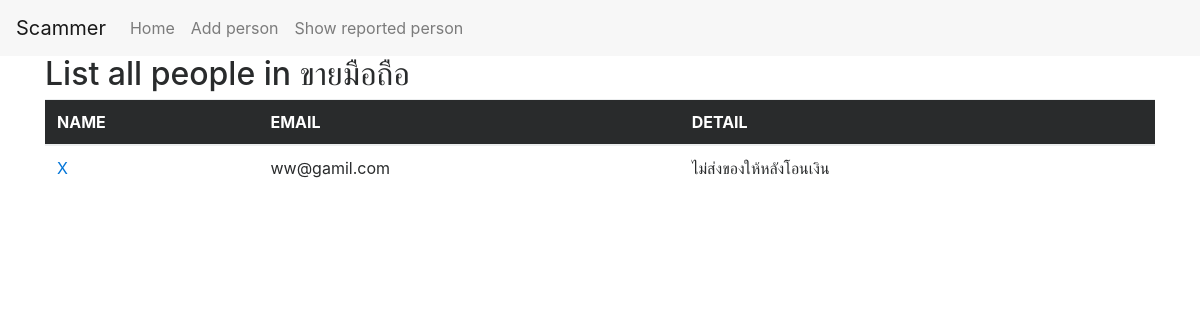
Page /list/2 on the earlier database version.
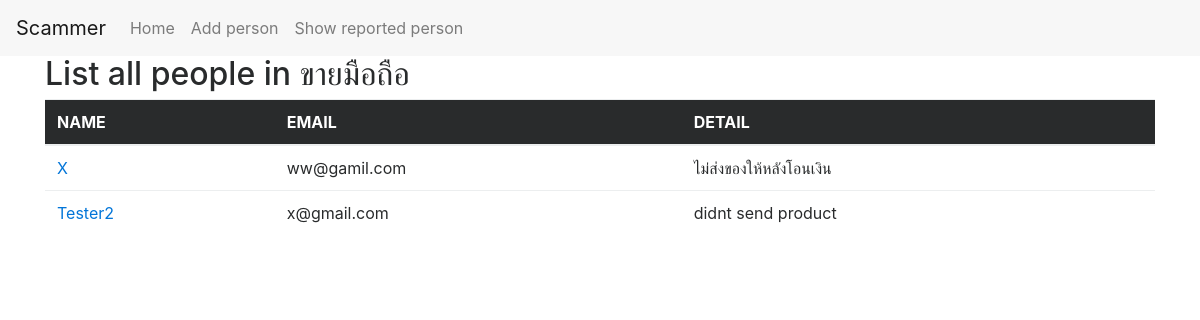
Same page on the later database version.
### scammerlist/models.py (models this page shows, shortened)
class Catalog(models.Model):
    type_cat = models.CharField(max_length=200)
    def __str__(self):
        return self.type_cat

class Person(models.Model):
    catalog = models.ForeignKey(Catalog, on_delete=models.CASCADE)
    name = models.CharField(max_length=200)
    email = models.CharField(max_length=200)
    mobile_number = models.CharField(max_length=10)
    detail = models.CharField(max_length=400)
    last_report_time = models.DateTimeField(default=timezone.now())

### scammerlist/views.py (the view)
# urls.py: url(r'^list/(?P<catalog_id>[0-9]+)$', views.listname, name='listname'),
def listname(request,catalog_id):
    catalog = get_object_or_404(Catalog,pk=catalog_id)
    return render(request,"scammerlist/detail.html",{"catalog":catalog})

### scammerlist/templates/scammerlist/detail.html (shortened to what this page needs)
{% load static %}
<head>
<link rel="stylesheet" href="{% static 'css/bootstrap.min.css' %}">
<link rel="stylesheet" href="{% static 'css/bootstrap-theme.min.css' %}">
</head>
    {% block content %}
        {% include 'scammerlist/navbar.html' %}
    {% endblock %}
<div class="container">
<h2>List all people in {{ catalog }}</h2>
    <table class="table" id="table_list">
      <thead class="thead-inverse">
        <tr>
          <th>NAME</th>
          <th>EMAIL</th>
          <th>DETAIL</th>
        </tr>
      </thead>
      <tbody>
        {% for people in catalog.person_set.all %}
            <tr>
              <td><a href="{% url 'person_de' people.id %}">{{ people.name }}</a></td>
              <td>{{ people.email }}</td>
              <td>{{ people.detail }}</td>
            </tr>
        {% endfor %}
      </tbody>
    </table>
</div>

### scammerlist/templates/scammerlist/navbar.html
{% block content %}
<nav class="navbar navbar-toggleable-md navbar-light bg-faded">
  <a class="navbar-brand" href="{% url 'index' %}">Scammer</a>
  <div class="collapse navbar-collapse">
    <div class="navbar-nav">
      <a class="nav-item nav-link" href="{% url 'index' %}">Home <span class="sr-only">(current)</span></a>
      <a class="nav-item nav-link" href="{% url 'addperson' %}">Add person</a>
      <a class="nav-item nav-link" href="{% url 'show_report' %}">Show reported person</a>
    </div>
  </div>
</nav>
{% endblock %}

Differences in the rows shown:
added Person: name "Tester2", email "x@gmail.com", detail "didnt send product"
